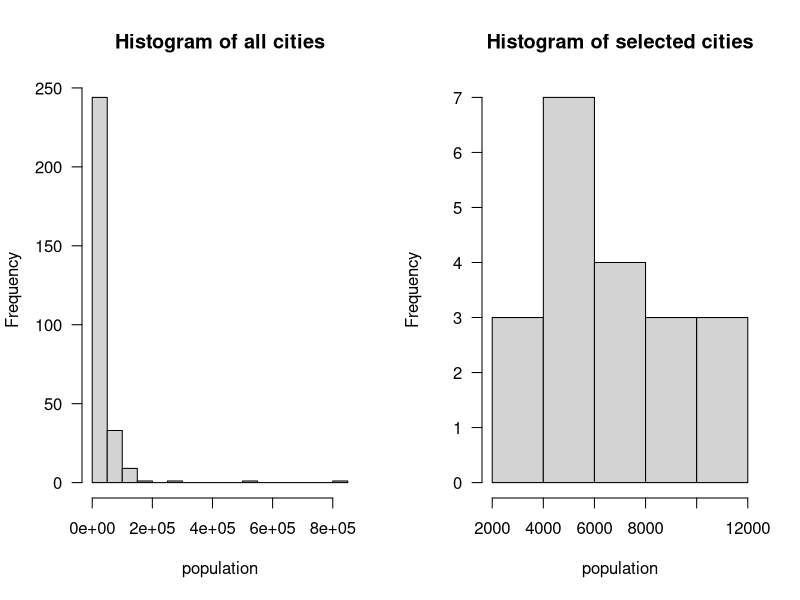
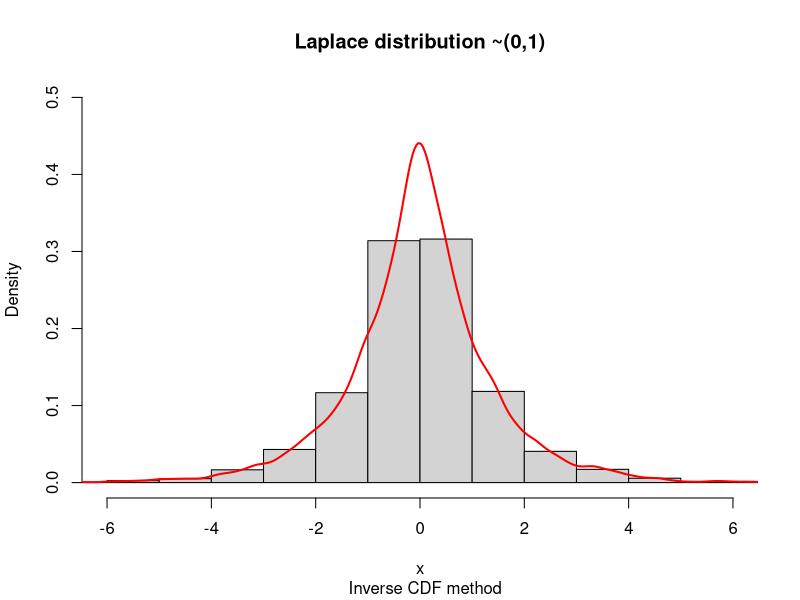
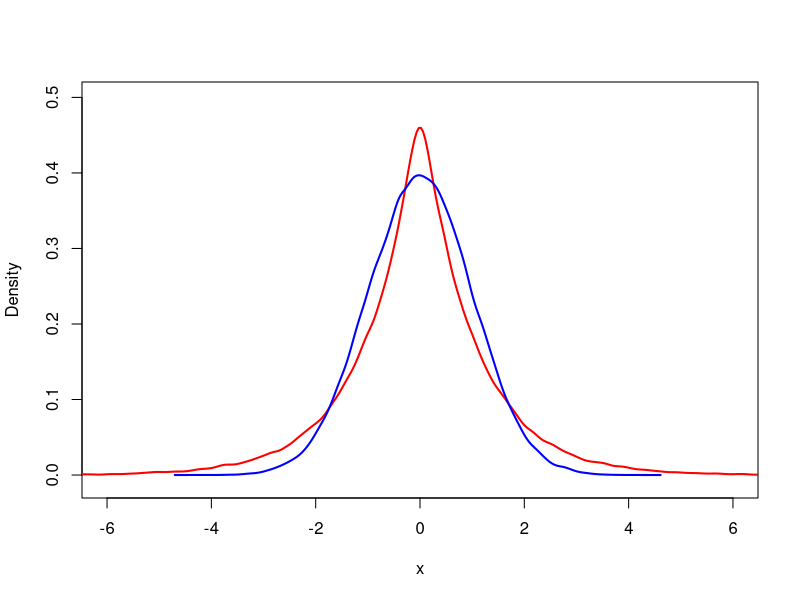
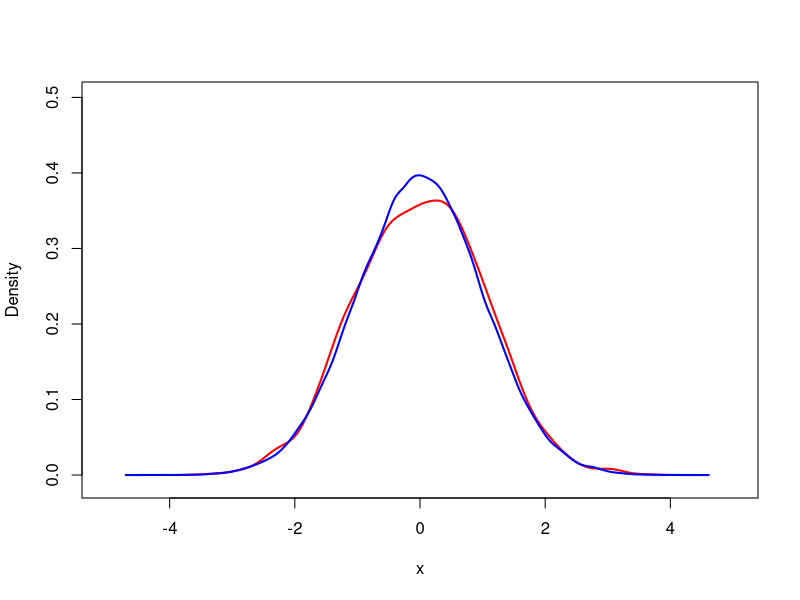
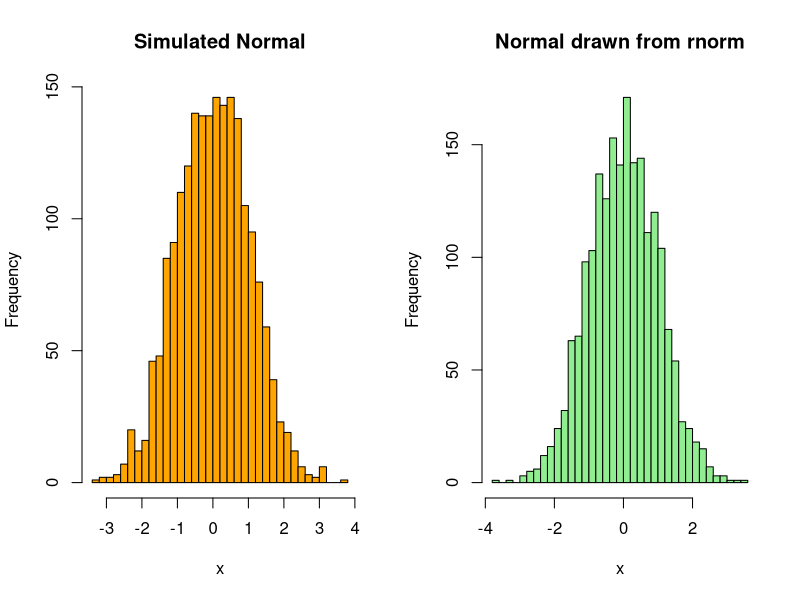

The R script that drew these images, in order:
## ---- chunk 1
knitr::opts_chunk$set(echo = TRUE)
## ---- chunk 2
pop <- read.csv2("../data/population.csv", encoding = "latin1")
## ---- chunk 3
cityUnif <- function(data){
    data$prob <- data$Population / sum(data$Population)
    data$cumprob <- cumsum(data$prob)
    return(which.min(data$cumprob < runif(1)))
}
## ---- chunk 4
rmpop <- pop

set.seed(123456)
while(nrow(rmpop) > 20){
    rmpop <- rmpop[-cityUnif(rmpop),]
}
## ---- chunk 5
print(paste(as.character(rmpop$Municipality),":",rmpop$Population))
## ---- chunk 6
par(mfrow = c(1,2))

hist(pop$Population, main = "Histogram of all cities", xlab = "population", las = 1, breaks = 20)
hist(rmpop$Population, main = "Histogram of selected cities", xlab = "population", las = 1)
par(mfrow = c(1,1))
## ---- chunk 7
invLap <- function(){
    rng <- runif(1)

    if(rng > 0.5) {
        return(-log(2 - 2 * rng) )
    } else {
        return(log(2 * rng))
    }
}
## ---- chunk 8
plotdata <- sapply(1:10000,FUN = function(x) invLap())

hist(plotdata, prob = TRUE, ylim = c(0,0.5), xlim = c(-6,6),
     xlab = "x", main = "Laplace distribution ~(0,1)",
     sub = "  Inverse CDF method", breaks = 20)
lines(density(plotdata), col = "red", lwd = 2)
## ---- chunk 9
DE01 <- function(x) {
    (1 / 2) * exp(-abs(x))
}

ar <- function(c) {
  rej <- 0

  generated <- FALSE
  x <- c()

  while(!generated){
      y <- invLap() # Y ~ f_y
      u <- runif(1) # U(0,1)

      fx <- dnorm(y, mean = 0, sd = 1) # fx(y)
      fy <- DE01(y) #f_y

      if(u < fx / (c * fy)){
          return(c(y, rej))  #alt. set x <- y and generated = TRUE, to end the loop
      }

      rej <- rej + 1
  }
}
## ---- chunk 10
set.seed(123456)
n <- 100000
lap <- sapply(1:n,FUN = function(x) invLap())
nor <- rnorm(n, 0, 1)

plot(x = 0, y = 0, col ="white", xlim = c(-6,6),
     ylim = c(-0.01, 0.5), xlab = "x",
     ylab = "Density" )
lines(density(lap), col = "red", lwd = 2)
lines(density(nor), col = "blue", lwd = 2)
## ---- chunk 11
ARsim <- data.frame(rn = 1, rej = 1)
c <- 1.32

for(i in 1:2000){
    ARsim[i,] <- ar(c=c)
}
## ---- chunk 12
plot(x = 0, y = 0, col ="white", xlim = c(-5,5),
     ylim = c(-0.01,0.5), xlab = "x", ylab = "Density" )
lines(density(ARsim$rn), col="red", lwd=2)
lines(density(nor), col="blue", lwd=2)
## ---- chunk 13
par(mfrow = c(1,2))
hist(ARsim$rn, main = "Simulated Normal", xlab = "x",
     col = "orange",  breaks = 30)

set.seed(123456)
hist(rnorm(2000,0,1), main = "Normal drawn from rnorm", xlab = "x",
     col = "lightgreen", breaks = 30 )
## ---- chunk 14
par(mfrow = c(1,1))
## ---- chunk 15
options(digits=3)
